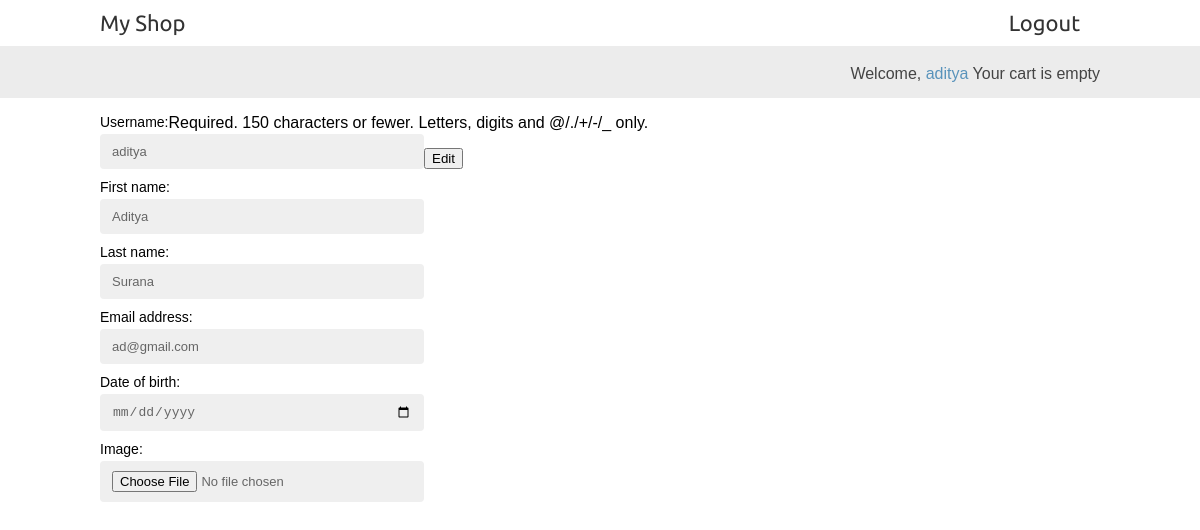
The page /account/edit/ (signed in) on the database as committed earlier.
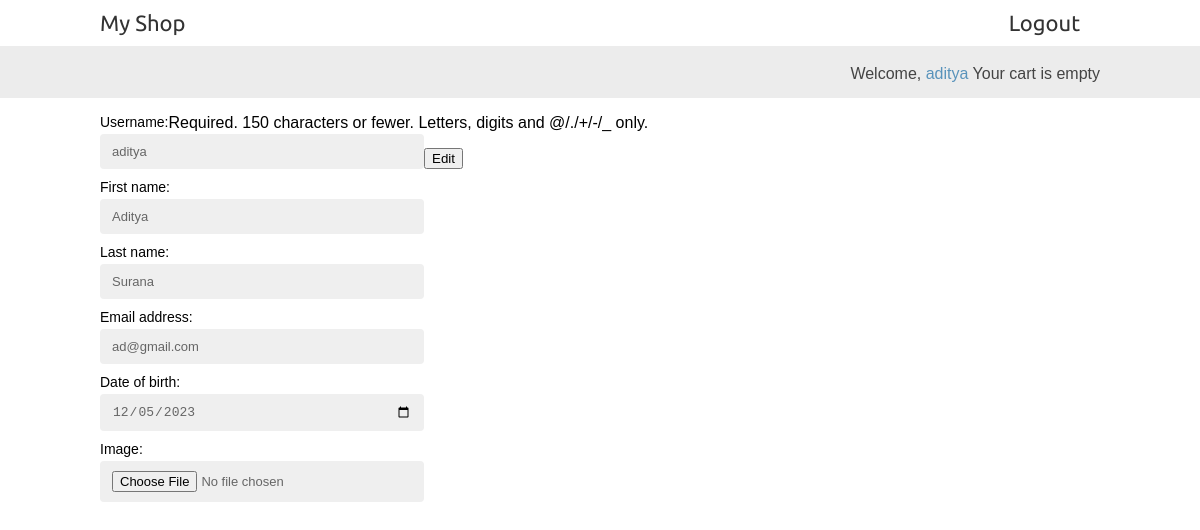
The same page on the database as committed later.
### account/models.py (models this page shows, shortened)
class Profile(models.Model):
    user = models.OneToOneField(settings.AUTH_USER_MODEL, on_delete=models.CASCADE)
    date_of_birth = models.DateField(blank=True, null=True)
    image = models.ImageField(upload_to='users/%Y/%m/%d', blank=True)

### account/views.py (the view)
# urls.py: path('edit/', views.edit_profile, name='edit_profile'),
@login_required(login_url='account:login')
def edit_profile(request):
    if request.user.is_authenticated:
        if request.method == "POST":
            user_form = UserEditForm(instance=request.user, data=request.POST)
            profile_form = ProfileForm(instance=request.user.profile, data=request.POST, files=request.FILES)
            if user_form.is_valid() and profile_form.is_valid():
                user_form.save()
                profile_form.save()
                messages.success(request, "your profile has been updated")
                return redirect('account:edit_profile')
        else:
            user_form = UserEditForm(instance=request.user)
            profile_form = ProfileForm(instance=request.user.profile)
        return render(request, 'account/edit.html', {'user_form':user_form, 'profile_form':profile_form})
    else:
        return redirect('account:login')

### account/forms.py
class UserEditForm(forms.ModelForm):
    def __init__(self, *args, **kwargs):
        super(UserEditForm, self).__init__(*args, **kwargs)
        self.fields['username'].disabled = True
    class Meta:
        model = User
        fields = ['username','first_name', 'last_name', 'email']

class ProfileForm(forms.ModelForm):
    date_of_birth = forms.DateField(widget=forms.DateInput(attrs={'type':'date'}))
    class Meta:
        model = Profile
        fields = ['date_of_birth', 'image']

### account/templates/account/edit.html (shortened to what this page needs)
{% extends "shop/base.html" %}
{% block content %}
<form action="" method="post">
    {{user_form.as_p}}
    {{profile_form.as_p}}
    <button type="submit">Edit</button>
</form>
{% endblock content %}

### shop/templates/shop/base.html (shortened to what this page needs)
{% load static %}
<!DOCTYPE html>
<html>
<head>
    <link rel="stylesheet" href="{% static 'css/base.css' %}">
</head>
<body>
    <div id="header">
        <a href="/" class="logo">My Shop</a>
        {% if not request.user.is_authenticated %}
            <a href="{% url "account:register" %}" class="logo account">Register</a>
            <a href="{% url 'account:login' %}" class="logo account">Login</a>
        {% else %}
            <a href="{% url 'account:logout' %}" class="logo account">Logout</a>
        {% endif %}
    </div>
    <div id="subheader">
        <div class="cart">
            {% if request.user.is_authenticated %}
                Welcome, <a href="{% url "account:edit_profile" %}">{{user.username}}</a>
                Your cart is empty
            {% endif %}
        </div>
    </div>
    <div id="content">
        {% block content %}
        {% endblock content %}
    </div>
</body>
</html>

### shop/static/css/base.css (style rules this page uses)
body { margin:0; padding:0; font-family:helvetica, sans-serif; }
a { text-decoration:none; color:#5993bb; }
form p label, form p input { float:left; clear:both; }
form p label { font-size:14px; padding-bottom:4px; }
form p input { width:300px; font-size:13px; margin-bottom:10px; padding:10px 12px; border:0; background:#efefef; color:#666; border-radius:4px; }
#header { padding:10px 100px; font-size:18px; overflow:auto; }
#subheader { background:#ececec; color:#444; padding:15px 100px; overflow:auto; }
#header .logo { font-family: 'Ubuntu', sans-serif; float:left; color:#333; font-size:22px; margin-right:10%; }
#header .account { font-family: 'Ubuntu', sans-serif; float:right; color:#333; font-size:22px; margin-right:2%; }
#subheader .cart { float:right; padding-top:4px; }
#content { padding:0 100px; overflow:hidden; }

Rows that differ between the two databases and show on the page:
changed Profile: date_of_birth (not shown) → "12/05/2023"
